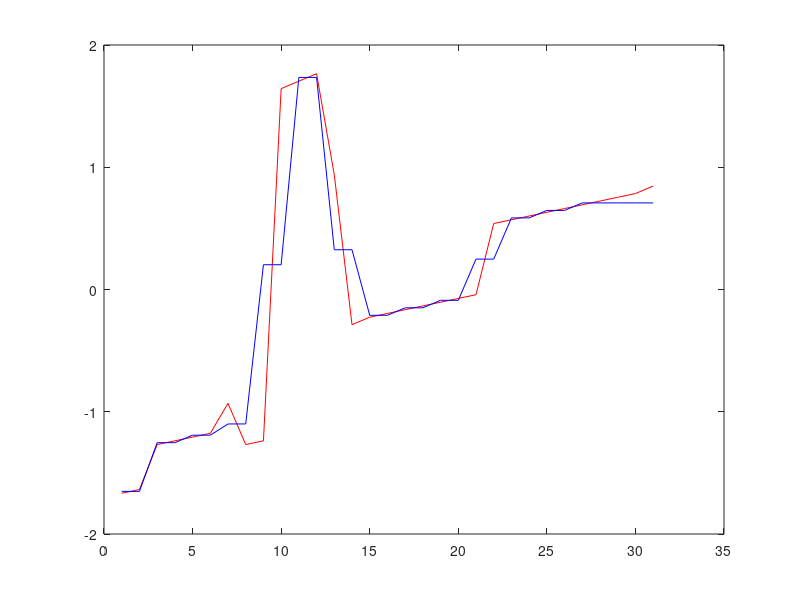

Write MATLAB code to recreate this figure.
period=[1:1:31];
age=[157;158;170;171;172;173;181;170;171;265;267;269;242;202;204;205;206;207;208;209;210;229;230;231;232;233;234;235;236;237;239];
%% normalise timeseries %%
[n m]=size(age);

m=mean(age(:));
sd=std(age(:));
nage=age-m;
nage=nage/sd;
w=n/2;
C=[];
for i=1:w
    x=0;
     p=(n/w)*(i-1)+1
     q=(n/w)*i
    for j=int32(p):int32(q)
        x=x+nage(j);
        
    end  
    x=x*(w/n);
    C=[C;x];
end
ageplot=[]
for i=1:w
    p=(n/w)*(i-1)+1;
    q=(n/w)*i;
    for j=int32(p):int32(q)
        ageplot(j)=C(i);
    end
end
ageplot(29)=ageplot(28);ageplot(30)=ageplot(28);ageplot(31)=ageplot(28);
plot(period,nage,'color','r');hold on;
plot(period,ageplot,'color','b');
a=3;
S=[];
Breakpoint=csvread('Breakpoint.csv');
B=Breakpoint(1:3,2)';
C=C';
[r,c]=size(C);
S=[]
for i=1:c
    if(C(1,i)<B(1,1))
        
        S=[S 'l']
    else
        if(C(1,i)<=B(1,2))
            S=[S 'mz']
        else
            if(C(1,i)<=B(1,3))
                S=[S 'h']
            else
                S=[S 'V']
            end
        end
    end
end
csvwrite('codeString',S);
[r,c]=size(S);

S=sprintf('In the initital  %s',c);
 disp(S)

    